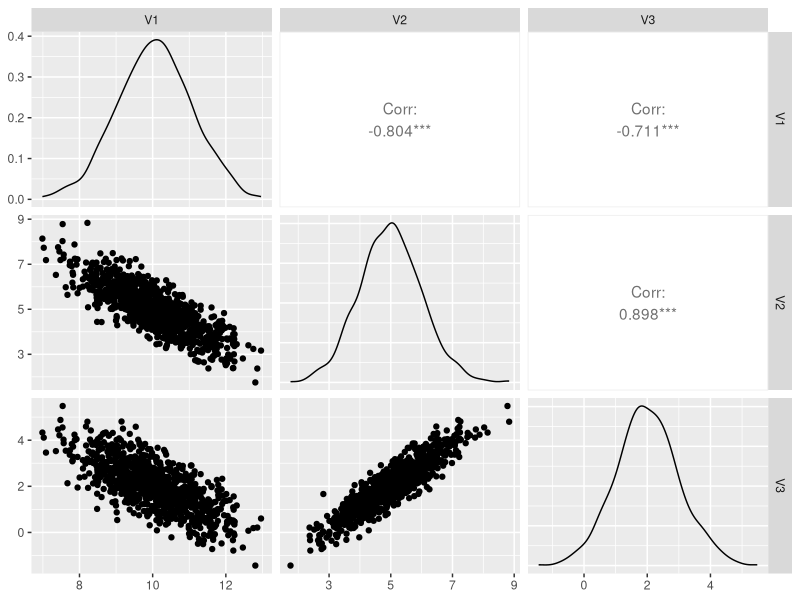

The R source for this figure:
# ----------------------

# An example

library( MASS )
library( tidyverse )
library( dplyr )
library( GGally )

set.seed( 5 )

# create the variance covariance matrix

sigma <- rbind( c( 1, -0.8, -0.7 ), c( -0.8, 1, 0.9 ), c( -0.7, 0.9, 1 ))
# Ah, yeah really simple actually

# Ah ok ok ok ok... so you start with the v/Cov matrix, and generate the data
# As opposed to generating the v/Cov matrix using data - so obvious now!
# Now I'm thinkin there's probably a nice way to do this in OpenMx

# create the mean vector
mu <- c( 10, 5, 2 ) 

# generate the multivariate normal distribution
df <- as.data.frame( mvrnorm( n=1000, mu=mu, Sigma=sigma ))

# So...
# But what exactly happens here?

#NOTE: 
# You need to learn more about:
  # Eigenvectors
  # Refresh on geometry - sine, cosine, etc.
  # Linear algebra
# You need to just start shitposting on your GitHub site
  # You can just write about whatever you want
  # Make an effort to talk about interesting relevant things
  # Have *zero* expectations about anyone ever reading it, except maybe some head hunter


head( df )
# OK, well that was easy.

# So, now I should have, in theory, the means to create an arbitrary number of simulated twin pair data sets, and modify my existing scripts to 

ggpairs( df )
